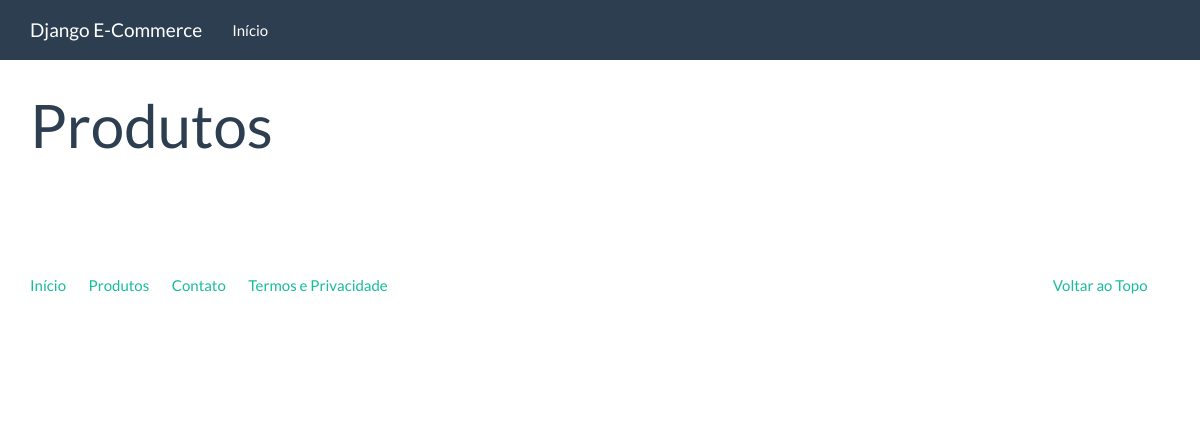
Page /catalogo/ on the earlier database version.
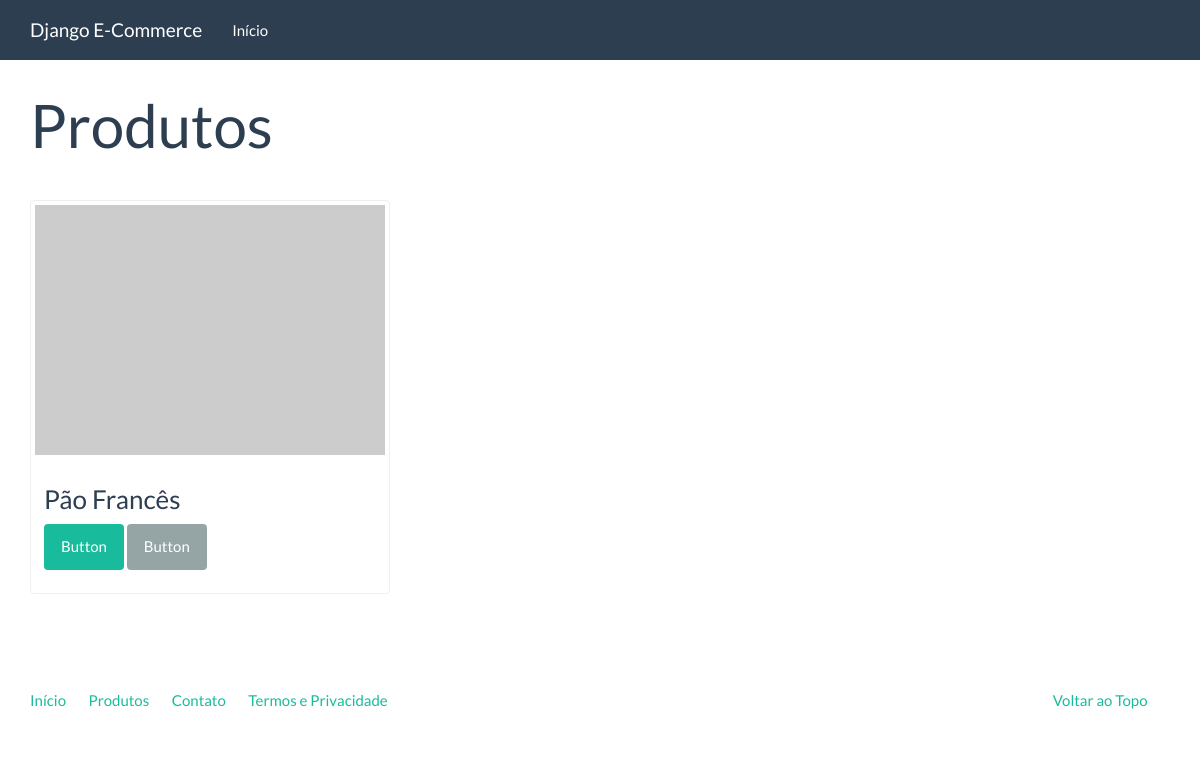
Same page on the later database version.
### catalog/models.py (models this page shows)
class Product(models.Model):
    name = models.CharField('Nome', max_length=100)
    slug = models.SlugField('Identificador', max_length=100)
    category = models.ForeignKey('catalog.Category', verbose_name='Categoria')
    description = models.TextField('Descrição', blank=True)
    price = models.DecimalField('Preço', decimal_places=2, max_digits=8)
    barcode = models.BigIntegerField('Código de barras', blank=False)
    superMarket = models.ForeignKey('catalog.SuperMarket', verbose_name='Super Mercado')
    created = models.DateTimeField('Criado em', auto_now_add=True)
    modified = models.DateTimeField('Modificado em', auto_now=True)
    class Meta:
        verbose_name = 'Produto'
        verbose_name_plural = 'Produtos'
        ordering = ['name']
    def __str__(self):
        return self.name
    def get_absolute_url(self):
        return reverse('catalog:product', kwargs={'slug': self.slug})

### catalog/views.py (the view)
class ProductListView(generic.ListView):
    model = Product
    template_name = 'catalog/product_list.html'
    paginate_by = 2

### catalog/templates/catalog/product_list.html (shortened to what this page needs)
{% extends "base.html" %}
{% block container %}
<div class="page-header">
    <h1>Produtos</h1>
</div>
<div class="row">
    {% for product in product_list %}
    <div class="col-sm-6 col-md-4">
        <div class="thumbnail">
            <a href="{{ product.get_absolute_url }}">
                <img src="http://placehold.it/350x250" alt="" />
            </a>
            <div class="caption">
                <h3>{{ product }}</h3>
                <p><a href="{{ product.get_absolute_url }}" class="btn btn-success" role="button">Button</a> <a href="#" class="btn btn-default" role="button">Button</a></p>
            </div>
        </div>
    </div>
    {% endfor %}
</div>
{% endblock %}

### core/templates/base.html (shortened to what this page needs)
<!DOCTYPE html>
{% load static %}
<html lang="en">
<head>
	<link rel="stylesheet" href="{% static 'assets/bootstrap.min.css' %}" media="screen" />
	<link rel="stylesheet" href="{% static 'assets/custom.min.css' %}" media="screen" />
</head>
<body>
    <div class="navbar navbar-default navbar-fixed-top">
      <div class="container">
        <div class="navbar-header">
          <a href="" class="navbar-brand">Django E-Commerce</a>
        </div>
        <div class="navbar-collapse collapse" id="navbar-main">
          <ul class="nav navbar-nav">
            <li>
              <a href="{% url 'index' %}">Início</a>
            </li>
          </ul>
        </div>
      </div>
    </div>
    <div class="container">
		{% block container %}{% endblock %}
		<footer>
			<div class="row">
			  <div class="col-lg-12">
			    <ul class="list-unstyled">
			      <li class="pull-right"><a href="#top">Voltar ao Topo</a></li>
			      <li><a href="">Início</a></li>
			      <li><a href="">Produtos</a></li>
			      <li><a href="">Contato</a></li>
			      <li><a href="">Termos e Privacidade</a></li>
			    </ul>
			  </div>
			</div>
		</footer>
	</div>
</body>
</html>

Differences in the rows shown:
added Product: name "Pão Francês"
